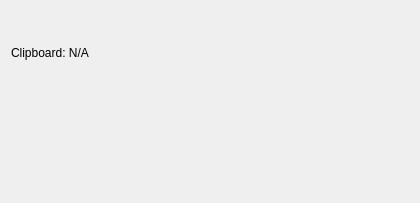
<?xml version="1.0" encoding="UTF-8"?>
<ui version="4.0">
 <class>Form</class>
 <widget class="QWidget" name="Form">
  <property name="geometry">
   <rect>
    <x>0</x>
    <y>0</y>
    <width>420</width>
    <height>203</height>
   </rect>
  </property>
  <property name="windowTitle">
   <string>Form</string>
  </property>
  <layout class="QVBoxLayout" name="verticalLayout" stretch="0,0,0">
   <item>
    <widget class="QLabel" name="label">
     <property name="text">
      <string>Clipboard: N/A</string>
     </property>
    </widget>
   </item>
   <item>
    <spacer name="verticalSpacer_2">
     <property name="orientation">
      <enum>Qt::Vertical</enum>
     </property>
     <property name="sizeType">
      <enum>QSizePolicy::Fixed</enum>
     </property>
     <property name="sizeHint" stdset="0">
      <size>
       <width>20</width>
       <height>10</height>
      </size>
     </property>
    </spacer>
   </item>
   <item>
    <widget class="QWidget" name="itemPeekPlaceholder" native="true"/>
   </item>
  </layout>
 </widget>
 <resources/>
 <connections/>
</ui>
